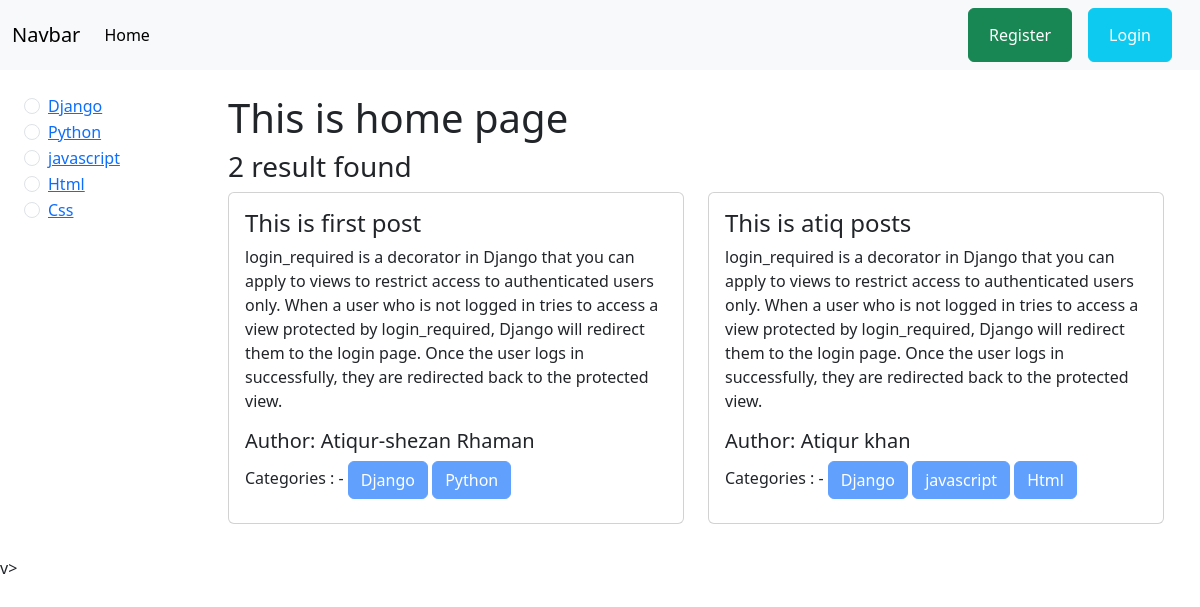
The page / on the database its author committed.
### categories/models.py (models this page shows, shortened)
class Category(models.Model):
    name = models.CharField(max_length=100)
    slug = models.SlugField(max_length=100, unique=True, null=True, blank=True)

### posts/models.py (models this page shows, shortened)
class Post(models.Model):
    title = models.CharField(max_length=50)
    content = models.TextField()
    category = models.ManyToManyField(Category)
    author = models.ForeignKey(User, on_delete=models.CASCADE)

### blog_project/views.py (the view)
# urls.py: 2. Add a URL to urlpatterns:  path('', views.home, name='home')
def home(request, category_slug = None):
    data = Post.objects.all()
    if category_slug is not None:
        category = Category.objects.get(slug = category_slug)
        data = Post.objects.filter(category = category)
    categories = Category.objects.all()
    return render(request, 'home.html', {'data': data, 'category': categories})

### templates/home.html (shortened to what this page needs)
{% extends "base.html" %}
{% block content %}
<div class="d-flex flex-wrap p-4">
    <div class="col-2">
        {% for i in category %}
          <div class="form-check">
            <input class="form-check-input" type="radio" name="flexRadioDefault" id="{{i.id}}">
            <label class="form-check-label" for="{{i.id}}">
                <a href="{% url 'category_wase_post' i.slug %}">  {{i.name}}</a>
            </label>
          </div>
        {% endfor %}
    </div>
    <div class="col-10">
        <div class="container">
            <h1>This is home page</h1>
            <h3>{{data | length}} result found</h3>
            <div class="row">
                {% for i in data %}
                    <div class="col-sm-6 mb-3 mb-sm-2">
                        <div class="card">
                            <div class="card-body">
                                <h4 class="card-title">{{i.title}}</h4>
                                <p class="card-text">{{i.content}}</p>
                                <h5 class="card-title">Author: {{i.author.first_name}} {{i.author.last_name}}</h5>
                                <div class="mb-2">
                                    Categories : -
                                    {% for j in i.category.all %}
                                    <button class="btn btn-primary" disabled>{{j.name}}</button>
                                    {% endfor %}
                                </div>
                            </div>
                        </div>
                    </div>
                {% endfor %}
              </div>
            </div>
    </div>
</div>
v>
{% endblock content %}

### rows shown on the page
Category: name "Django"
Category: name "Python"
Category: name "javascript"
Category: name "Html"
Category: name "Css"
Post: title "This is first post", content "login_required is a decorator in Django that you can apply to views to restrict access to authenticated users only. When a user who is not logged in tries to access a view protected by login_required, Django will redirect them to the login page. Once the user logs in successfully, they are redirected back to the protected view.", author.first_name "Atiqur-shezan", author.last_name "Rhaman"
Post: title "This is atiq posts", content "login_required is a decorator in Django that you can apply to views to restrict access to authenticated users only. When a user who is not logged in tries to access a view protected by login_required, Django will redirect them to the login page. Once the user logs in successfully, they are redirected back to the protected view.", author.first_name "Atiqur", author.last_name "khan"

### other values the page prints
{{ data | length }} "2"
